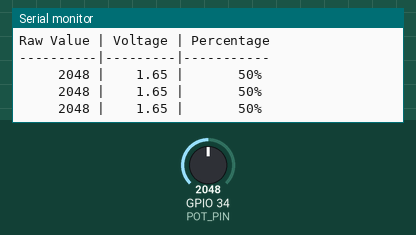
A sketch run on a simulated ESP32. On the bench: the last lines printed to the serial monitor. The inputs (shaded band) are chosen by the test bench; at power-on: GPIO 34 (POT_PIN) = 2048.

Above: at 1.3 s.
1.4 s: GPIO 34 (POT_PIN) set to 1058
At 1.9 s:
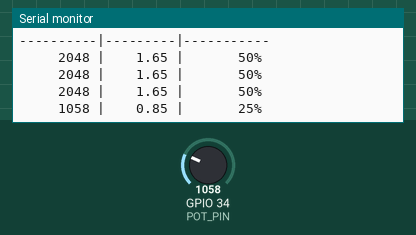
2.9 s: GPIO 34 (POT_PIN) set to 934
At 3.4 s:
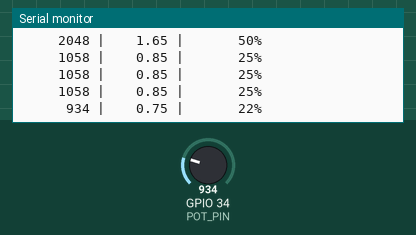
5.0 s: GPIO 34 (POT_PIN) set to 433
At 5.4 s:
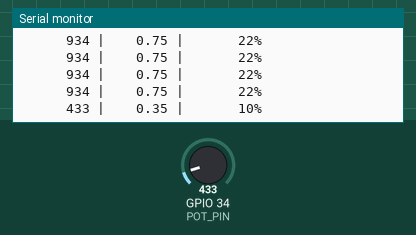
6.5 s: GPIO 34 (POT_PIN) set to 379
At 6.9 s:
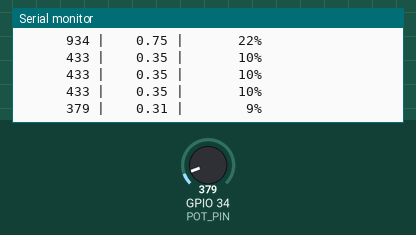
10.5 s: GPIO 34 (POT_PIN) set to 8
At 10.9 s:
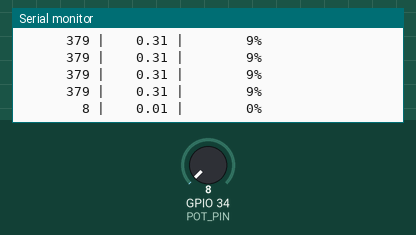
12.0 s: GPIO 34 (POT_PIN) set to 11
At 12.4 s:
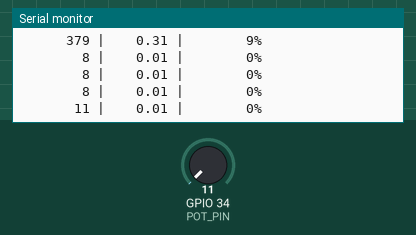

The sketch:

Keyboard.ino
```cpp
#include <Arduino.h>

// Pin definitions
const int POT_PIN = 34;  // Use ADC1 pin (32-39) for ESP32 - GPIO34 is recommended as it has no internal pull-up/pull-down

// Variables for reading
int potValue = 0;        // Raw ADC value (0-4095 for 12-bit ADC)
float voltage = 0.0;     // Calculated voltage
int percentage = 0;      // Percentage value (0-100%)

void setup() {
    // Initialize serial communication
    Serial.begin(115200);

    // Configure the potentiometer pin as input
    pinMode(POT_PIN, INPUT);

    // Wait for serial connection (optional, for debugging)
    while (!Serial) {
        delay(10);
    }

    Serial.println("ESP32 Potentiometer Reader Initialized");
    Serial.println("Raw Value | Voltage | Percentage");
    Serial.println("----------|---------|-----------");
}

void loop() {
    // Read the raw ADC value from the potentiometer
    // ESP32 ADC is 12-bit, so the range is 0-4095
    potValue = analogRead(POT_PIN);

    // Calculate the corresponding voltage
    // ESP32 ADC reference voltage is typically 3.3V
    // Raw value 0 = 0V, 4095 = 3.3V (theoretical max)
    voltage = (potValue / 4095.0) * 3.3;

    // Calculate percentage (0-100%)
    percentage = (potValue / 4095.0) * 100;

    // Print the values to the Serial Monitor
    Serial.printf("%9d | %7.2f | %8d%%\n", potValue, voltage, percentage);

    // Optional: Add a small delay to make the output readable
    delay(500);
}
```

Measured:
- the behaviour switches between 1000 and 999 on GPIO 34 (POT_PIN) (found by bisection; images 1 and 2)
- the behaviour switches between 410 and 409 on GPIO 34 (POT_PIN) (found by bisection; images 3 and 4)
- the behaviour switches between 9 and 10 on GPIO 34 (POT_PIN) (found by bisection; images 5 and 6)
- after the input at 1.4 s, the serial monitor: prints a new line after 0.11 s (image 1)
- after the input at 2.9 s, the serial monitor: prints a new line after 0.11 s (image 2)
- after the input at 5.0 s, the serial monitor: prints a new line at once (image 3)
- after the input at 6.5 s, the serial monitor: prints a new line at once (image 4)
- after the input at 10.5 s, the serial monitor: prints a new line at once (image 5)
- after the input at 12.0 s, the serial monitor: prints a new line at once (image 6)
